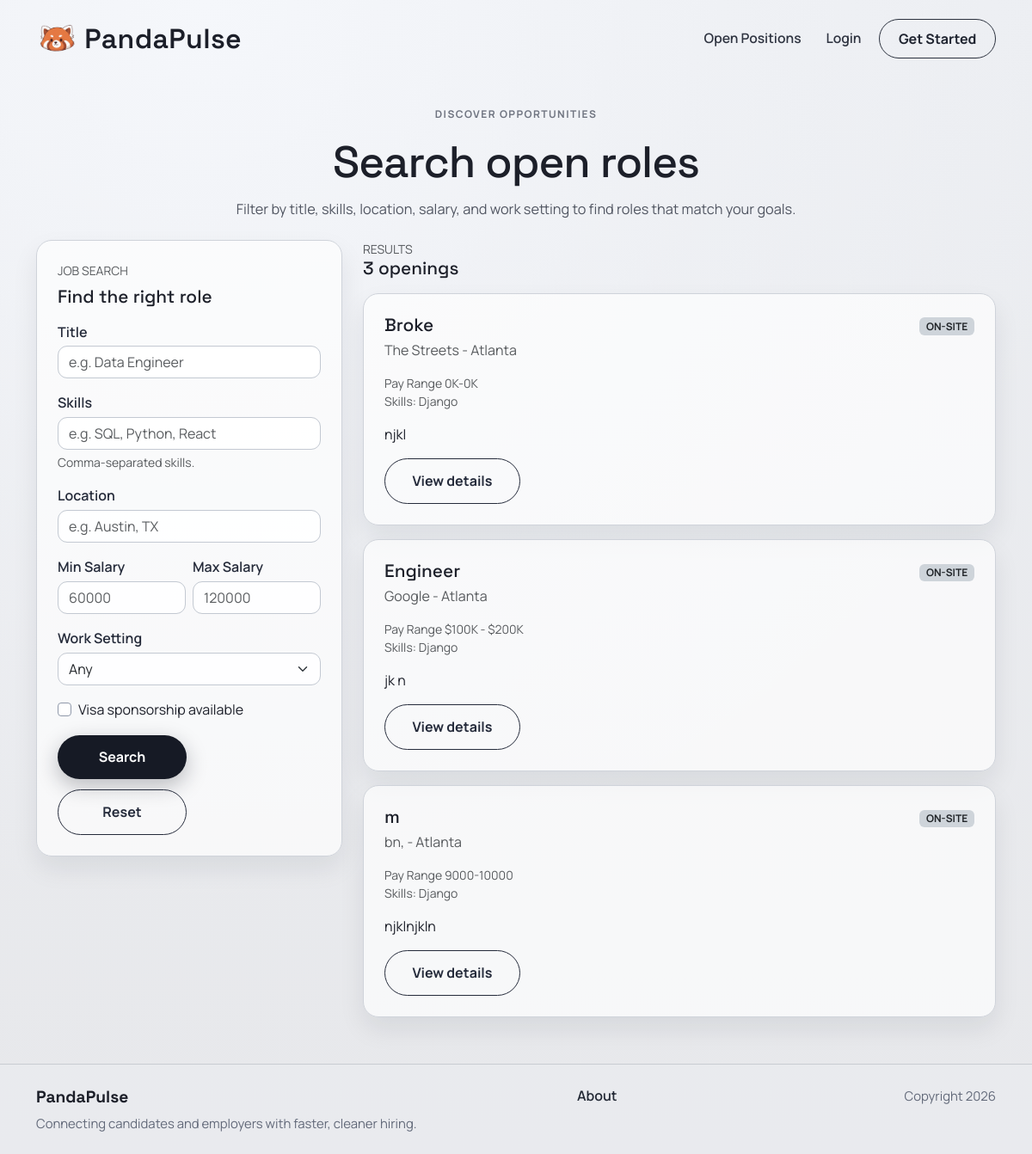
Page /jobposts/search/ on the earlier database version.
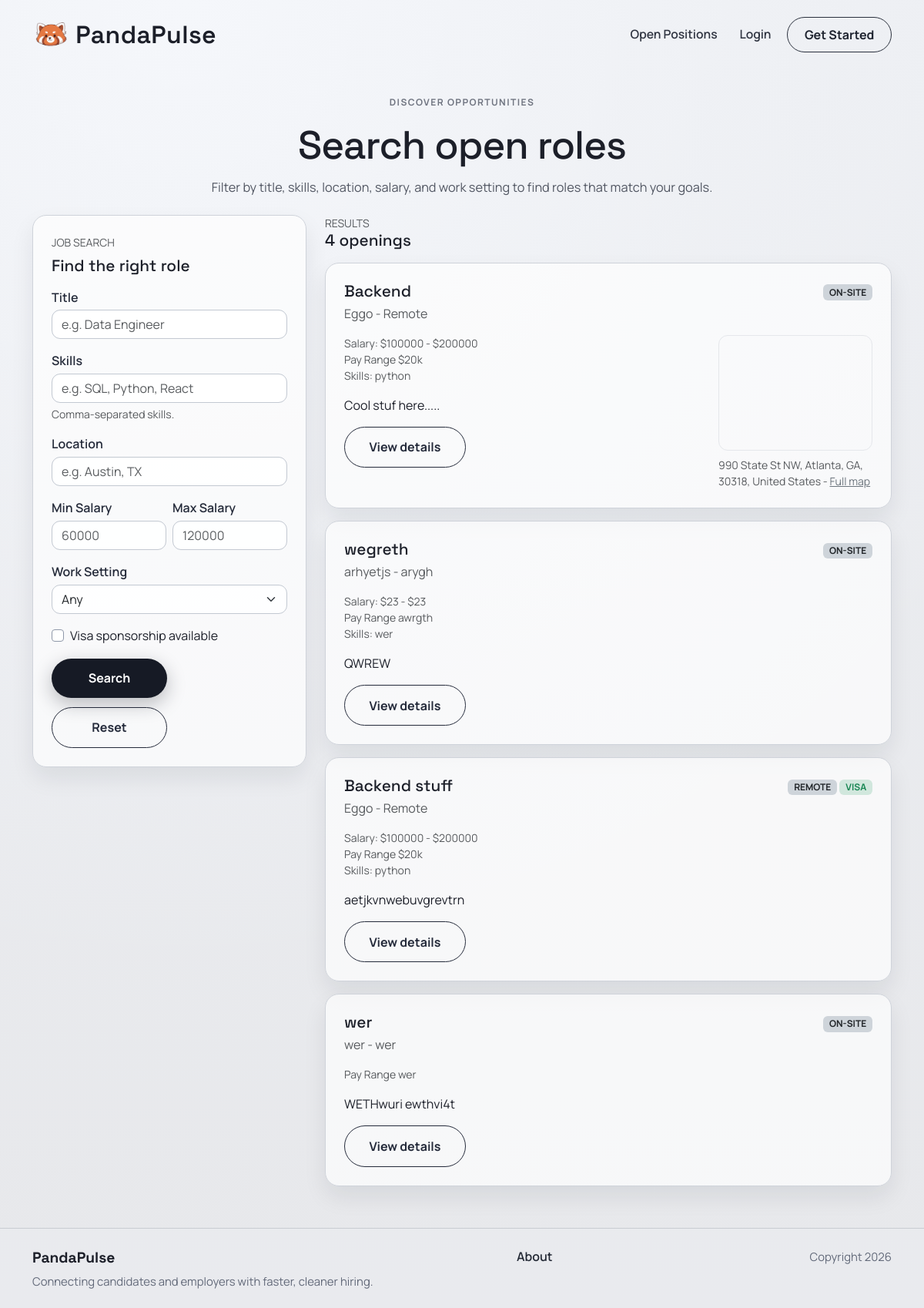
Same page on the later database version.
### jobposts/models.py (models this page shows, shortened)
class JobPost(models.Model):
    owner = models.ForeignKey(
        settings.AUTH_USER_MODEL,
        on_delete=models.CASCADE,
        related_name='job_posts',
        null=True,
        blank=True,
    )
    title = models.CharField(max_length=200)
    company = models.CharField(max_length=150)
    location = models.CharField(max_length=150)
    pay_range = models.CharField(max_length=100)
    skills = models.CharField(max_length=300, blank=True)
    salary_min = models.IntegerField(null=True, blank=True)
    salary_max = models.IntegerField(null=True, blank=True)
    WORK_SETTING_CHOICES = [
        ("remote", "Remote"),
        ("onsite", "On-site"),
        ("hybrid", "Hybrid"),
    ]
    work_setting = models.CharField(max_length=20, choices=WORK_SETTING_CHOICES, default="onsite")
    visa_sponsorship = models.BooleanField(default=False)
    description = models.TextField()
    created_at = models.DateTimeField(auto_now_add=True)

### map/models.py (models this page shows, shortened)
class OfficeLocation(models.Model):
    job_post = models.OneToOneField(
        'jobposts.JobPost',
        on_delete=models.CASCADE,
        related_name='office_location',
    )
    address_line_1 = models.CharField(max_length=255, blank=True)
    address_line_2 = models.CharField(max_length=255, blank=True)
    city = models.CharField(max_length=100, blank=True)
    state = models.CharField(max_length=100, blank=True)
    postal_code = models.CharField(max_length=20, blank=True)
    country = models.CharField(max_length=100, blank=True, default='United States')
    latitude = models.DecimalField(
        max_digits=9,
        decimal_places=6,
        validators=[
            MinValueValidator(Decimal('-90')),
            MaxValueValidator(Decimal('90')),
        ],
    )
    longitude = models.DecimalField(
        max_digits=9,
        decimal_places=6,
        validators=[
            MinValueValidator(Decimal('-180')),
            MaxValueValidator(Decimal('180')),
        ],
    )
    class Meta:
        ordering = ['job_post_id']
    @property
    def full_address(self):
        parts = [
            self.address_line_1,
            self.address_line_2,
            self.city,
            self.state,
            self.postal_code,
            self.country,
        ]
        return ', '.join([part for part in parts if part])
    @property
    def osm_embed_url(self):
        lat = float(self.latitude)
        lon = float(self.longitude)
        delta = 0.01
        bbox = f'{lon - delta},{lat - delta},{lon + delta},{lat + delta}'
        marker = f'{lat},{lon}'
        return f'https://www.openstreetmap.org/export/embed.html?bbox={bbox}&layer=mapnik&marker={marker}'

### jobposts/views.py (the view)
# urls.py: path('search/', views.search, name='jobposts.search'),
def search(request):
    if request.user.is_authenticated:
        prof = Profile.objects.filter(user=request.user).first()
        if prof and prof.account_type == Profile.AccountType.EMPLOYER:
            return redirect("accounts.candidate_search")
    template_data = {'title': 'Job Search'}
    posts = JobPost.objects.select_related('office_location').all().order_by('-created_at')
    can_post_job = False
    if request.user.is_authenticated:
        can_post_job = _is_employer(request.user)
    title = request.GET.get('title', '').strip()
    skills = request.GET.get('skills', '').strip()
    location = request.GET.get('location', '').strip()
    salary_min = request.GET.get('salary_min', '').strip()
    salary_max = request.GET.get('salary_max', '').strip()
    work_setting = request.GET.get('work_setting', '').strip()
    visa_sponsorship = request.GET.get('visa_sponsorship', '').strip()
    if title:
        posts = posts.filter(title__icontains=title)
    if skills:
        skill_terms = [term.strip() for term in skills.split(',') if term.strip()]
        for term in skill_terms:
            posts = posts.filter(skills__icontains=term)
    if location:
        posts = posts.filter(location__icontains=location)
    if work_setting:
        posts = posts.filter(work_setting=work_setting)
    if visa_sponsorship == 'true':
        posts = posts.filter(visa_sponsorship=True)
    if salary_min:
        try:
            min_value = int(salary_min)
            posts = posts.filter(Q(salary_max__gte=min_value) | Q(salary_min__gte=min_value))
        except ValueError:
            pass
    if salary_max:
        try:
            max_value = int(salary_max)
            posts = posts.filter(Q(salary_min__lte=max_value) | Q(salary_max__lte=max_value))
        except ValueError:
            pass
    template_data['posts'] = posts
    template_data['can_post_job'] = can_post_job
    template_data['filters'] = {
        'title': title,
        'skills': skills,
        'location': location,
        'salary_min': salary_min,
        'salary_max': salary_max,
        'work_setting': work_setting,
        'visa_sponsorship': visa_sponsorship == 'true',
    }
    return render(request, 'jobposts/search.html', {'template_data': template_data})

### jobposts/templates/jobposts/search.html (shortened to what this page needs)
{% extends 'base.html' %}
{% block content %}
<section class="page-shell">
  <div class="container">
    <div class="page-intro text-center">
      <p class="page-kicker">Discover opportunities</p>
      <h1 class="page-title">Search open roles</h1>
      <p class="page-copy">Filter by title, skills, location, salary, and work setting to find roles that match your goals.</p>
    </div>
    <div class="row g-4">
      <div class="col-lg-4">
        <div class="surface-card">
          <div class="text-uppercase text-muted small mb-2">Job search</div>
          <h2 class="surface-title mb-3">Find the right role</h2>
          <form method="get" class="vstack gap-3">
            <div>
              <label class="form-label">Title</label>
              <input type="text" name="title" class="form-control" placeholder="e.g. Data Engineer" value="{{ template_data.filters.title }}">
            </div>
            <div>
              <label class="form-label">Skills</label>
              <input type="text" name="skills" class="form-control" placeholder="e.g. SQL, Python, React" value="{{ template_data.filters.skills }}">
              <div class="form-text">Comma-separated skills.</div>
            </div>
            <div>
              <label class="form-label">Location</label>
              <input type="text" name="location" class="form-control" placeholder="e.g. Austin, TX" value="{{ template_data.filters.location }}">
            </div>
            <div class="row g-2">
              <div class="col-6">
                <label class="form-label">Min Salary</label>
                <input type="number" name="salary_min" class="form-control" placeholder="60000" value="{{ template_data.filters.salary_min }}">
              </div>
              <div class="col-6">
                <label class="form-label">Max Salary</label>
                <input type="number" name="salary_max" class="form-control" placeholder="120000" value="{{ template_data.filters.salary_max }}">
              </div>
            </div>
            <div>
              <label class="form-label">Work Setting</label>
              <select name="work_setting" class="form-select">
                <option value="" {% if not template_data.filters.work_setting %}selected{% endif %}>Any</option>
              </select>
            </div>
            <div class="form-check">
              <input class="form-check-input" type="checkbox" id="visa_sponsorship" name="visa_sponsorship" value="true" {% if template_data.filters.visa_sponsorship %}checked{% endif %}>
              <label class="form-check-label" for="visa_sponsorship">Visa sponsorship available</label>
            </div>
            <div class="form-actions">
              <button type="submit" class="primary-btn border-0">Search</button>
              <a href="{% url 'jobposts.search' %}" class="secondary-btn">Reset</a>
            </div>
          </form>
        </div>
      </div>
      <div class="col-lg-8">
        <div class="d-flex align-items-center justify-content-between mb-3">
          <div>
            <div class="text-uppercase text-muted small">Results</div>
            <h3 class="surface-title mb-0">{{ template_data.posts|length }} openings</h3>
          </div>
        </div>
        {% if template_data.posts %}
          <div class="vstack gap-3">
            {% for post in template_data.posts %}
              <div class="surface-card py-4">
                <div class="d-flex justify-content-between flex-wrap gap-2">
                  <div>
                    <h4 class="surface-title mb-1">{{ post.title }}</h4>
                    <div class="text-muted">{{ post.company }} - {{ post.location }}</div>
                  </div>
                  <div class="text-end">
                    <span class="badge bg-dark-subtle text-dark text-uppercase">{{ post.get_work_setting_display }}</span>
                    {% if post.visa_sponsorship %}
                      <span class="badge bg-success-subtle text-success text-uppercase">Visa</span>
                    {% endif %}
                  </div>
                </div>
                <div class="job-post-layout mt-3">
                  <div class="job-post-main">
                    {% if post.salary_min or post.salary_max %}
                      <div class="small text-muted">
                        Salary:
                        {% if post.salary_min %}${{ post.salary_min }}{% endif %}
                        {% if post.salary_min and post.salary_max %} - {% endif %}
                        {% if post.salary_max %}${{ post.salary_max }}{% endif %}
                      </div>
                    {% endif %}
                    {% if post.pay_range %}<div class="small text-muted">Pay Range {{ post.pay_range }}</div>{% endif %}
                    {% if post.skills %}<div class="small text-muted">Skills: {{ post.skills }}</div>{% endif %}
                    <p class="mt-3 mb-0">{{ post.description|truncatewords:40 }}</p>
                    <div class="mt-3 d-flex justify-content-between align-items-center flex-wrap gap-2">
                      <a class="secondary-btn" href="{% url 'jobposts.detail' post.id %}">View details</a>
                    </div>
                  </div>
                  {% if post.office_location %}
                  <aside class="job-post-map">
                    <div class="ratio ratio-4x3 job-post-map-frame">
                      <iframe title="Office location map" src="{{ post.office_location.osm_embed_url }}" loading="lazy"></iframe>
                    </div>
                    <div class="small text-muted mt-2">
                      {% if post.office_location.full_address %}{{ post.office_location.full_address }} - {% endif %}
                      <a href="{% url 'map.job_location' post.id %}" class="link-secondary">Full map</a>
                    </div>
                  </aside>
                  {% endif %}
                </div>
              </div>
            {% endfor %}
          </div>
        {% else %}
          <div class="surface-card p-5 text-center">
            <h4 class="surface-title mb-2">No matching jobs yet</h4>
            <p class="text-muted mb-4">Try widening your filters.</p>
          </div>
        {% endif %}
      </div>
    </div>
  </div>
</section>
{% endblock content %}

### project2/templates/base.html (shortened to what this page needs)
<!DOCTYPE html>
<html>
  {% load static %}
  <head>
    <link href="https://cdn.jsdelivr.net/npm/bootstrap@5.3.3/dist/css/bootstrap.min.css" rel="stylesheet">
    <link rel="stylesheet" href="https://cdnjs.cloudflare.com/ajax/libs/font-awesome/6.1.1/css/all.min.css">
    <link rel="stylesheet" href="https://cdn.jsdelivr.net/npm/bootstrap-icons@1.11.3/font/bootstrap-icons.min.css">
    <link rel="stylesheet" type="text/css" href="{% static 'css/style.css' %}">
    <link rel="stylesheet" href="https://cdn.jsdelivr.net/npm/bootstrap-icons@1.11.3/font/bootstrap-icons.min.css">
  </head>
  <body>
    <nav class="navbar navbar-expand-lg site-nav py-3">
      <div class="container">
        <a class="navbar-brand brand-mark" href="{% url 'home.index' %}">
          <img src="{% static 'img/logo.png' %}?v=pandapulse-2" alt="logo" height="40" />
          <span>PandaPulse</span>
        </a>
        <div class="collapse navbar-collapse" id="navbarNavAltMarkup">
          <div class="navbar-nav ms-auto align-items-lg-center gap-lg-2">
            <a class="nav-link site-link" href="{% url 'jobposts.search' %}">
              {% if can_post_job %}Candidate Search{% else %}Open Positions{% endif %}
            </a>
            {% if user.is_authenticated %}
              <a class="nav-link site-link" href="{% url 'accounts.profile' %}">Profile</a>
              {% if can_post_job %}
                <a class="nav-link site-link" href="{% url 'jobposts.dashboard' %}">Dashboard</a>
              {% else %}
                <a class="nav-link site-link" href="{% url 'apply:application_status' %}">My Applications</a>
              {% endif %}
              <a class="nav-link site-link" href="{% url 'accounts.logout' %}">Logout</a>
            {% else %}
              <a class="nav-link site-link" href="{% url 'accounts.login' %}">Login</a>
              <a class="site-cta" href="{% url 'accounts.signup' %}">Get Started</a>
            {% endif %}
          </div>
        </div>
      </div>
    </nav>
    <main>
      {% block content %}
      {% endblock content %}
    </main>
    <footer class="site-footer py-4 mt-auto">
      <div class="container">
        <div class="row g-3 align-items-start">
          <div class="col-lg-5">
            <p class="footer-title mb-1">PandaPulse</p>
            <p class="footer-copy mb-0">Connecting candidates and employers with faster, cleaner hiring.</p>
          </div>
          <div class="col-lg-4 d-flex justify-content-lg-center justify-content-start">
            <div class="d-flex gap-3 gap-lg-4 justify-content-lg-center justify-content-start flex-wrap flex-lg-nowrap">
              <a class="footer-link" href="{% url 'home.about' %}">About</a>
            </div>
          </div>
          <div class="col-lg-3 text-lg-end">
            <span class="footer-copy">Copyright 2026</span>
          </div>
        </div>
      </div>
    </footer>
  </body>
</html>

Differences in the rows shown:
removed JobPost: title "Broke", company "The Streets", location "Atlanta", work_setting "ON-SITE", pay_range "0K-0K", skills "Django", description "njkl"
removed JobPost: title "Engineer", company "Google", location "Atlanta", work_setting "ON-SITE", pay_range "$100K - $200K", skills "Django", description "jk n"
removed JobPost: title "m", company "bn,", location "Atlanta", work_setting "ON-SITE", pay_range "9000-10000", skills "Django", description "njklnjkln"
added JobPost: title "Backend", company "Eggo", location "Remote", work_setting "ON-SITE", salary_min "100000", salary_max "200000", pay_range "$20k", skills "python", description "Cool stuf here.....", office_location.full_address "990 State St NW, Atlanta, GA, 30318, United States"
added JobPost: title "wegreth", company "arhyetjs", location "arygh", work_setting "ON-SITE", salary_min "23", salary_max "23", pay_range "awrgth", skills "wer", description "QWREW"
added JobPost: title "Backend stuff", company "Eggo", location "Remote", work_setting "REMOTE", visa_sponsorship "VISA", salary_min "100000", salary_max "200000", pay_range "$20k", skills "python", description "aetjkvnwebuvgrevtrn"
added JobPost: title "wer", company "wer", location "wer", work_setting "ON-SITE", pay_range "wer", description "WETHwuri ewthvi4t"
Other differences:
{{ template_data.posts|length }}: "3" → "4"
